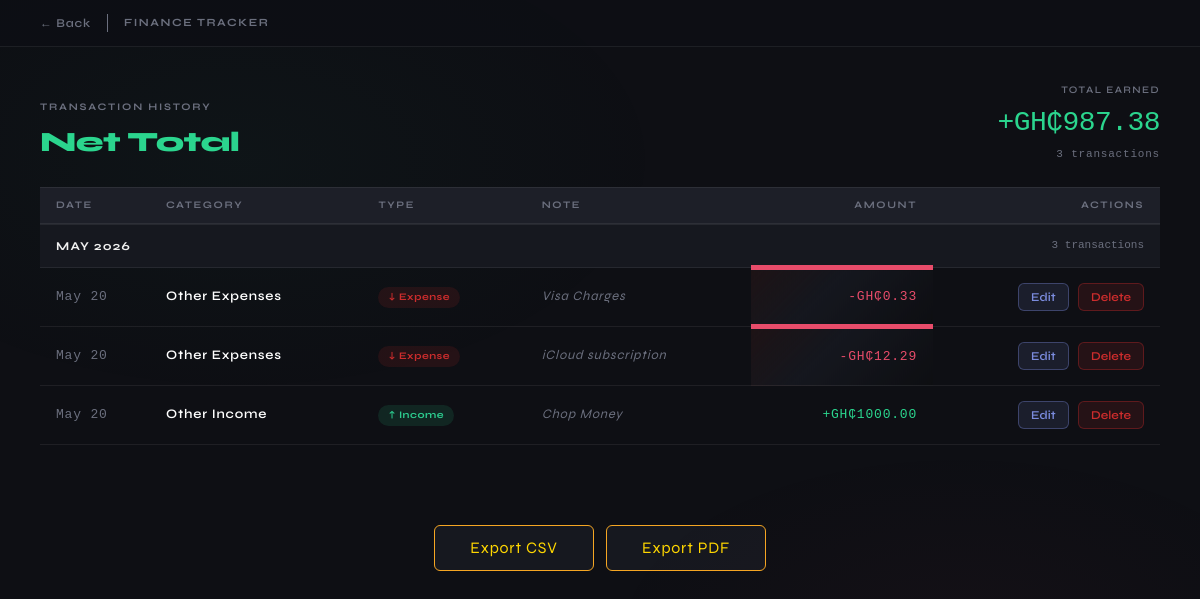
Screenshot of /transaction-history (signed in) with the database file from the repository.
### main.py (models this page shows)
class Transaction(db.Model):
    id = db.Column(db.Integer, primary_key=True)
    amount = db.Column(db.Float, nullable=False)
    category = db.Column(db.String(120), nullable=False)
    transaction_type = db.Column(db.String(120), nullable=False)
    month = db.Column(db.String(120), nullable=False)
    year = db.Column(db.String(120), nullable=False)
    dateMonth = db.Column(db.String(120) ,nullable=False)
    note = db.Column(db.String(120), nullable=True)
    user_id = db.Column(db.Integer, db.ForeignKey('user.id'), nullable=False)

### main.py (the view)
@app.route("/transaction-history")
@login_required
def transaction_history():
    filter_type = request.args.get('filter', 'all')
    current_month_str = actual_month(now.month)
    current_year_str = str(now.year)
    last_month_num = 12 if now.month == 1 else now.month - 1
    last_month_year_str = str(now.year - 1) if now.month == 1 else str(now.year)
    last_month_str = actual_month(last_month_num)
    base_query = Transaction.query.filter_by(user_id=current_user.id)
    if filter_type == 'income':
        transactions = base_query.filter_by(transaction_type='income', month=current_month_str,
                                            year=current_year_str).all()
        page_title = "Income"
    elif filter_type == 'expenses':
        transactions = base_query.filter_by(transaction_type='expenses', month=current_month_str,
                                            year=current_year_str).all()
        page_title = "Expenses"
    elif filter_type == 'last_month_income':
        transactions = base_query.filter_by(transaction_type='income', month=last_month_str,
                                            year=last_month_year_str).all()
        page_title = "Last Month Income"
    elif filter_type == 'last_month_expenses':
        transactions = base_query.filter_by(transaction_type='expenses', month=last_month_str,
                                            year=last_month_year_str).all()
        page_title = "Last Month Expenses"
    else:  # 'net' or 'all'
        transactions = base_query.all()
        page_title = "Net Total"
    transactions.sort(key=lambda x: x.id, reverse=True)
    return render_template("transaction-history.html", transactions=transactions, page_title=page_title,
                           filter_type=filter_type)

### main.py (called while the page is built)
def actual_month(fig:int) -> str:
    num:int = fig - 1
    month_string:str = monthStr[num]
    return month_string

@login_manager.user_loader
def load_user(user_id):
    return User.query.get(int(user_id))

### templates/transaction-history.html (shortened to what this page needs)
<!doctype html>
<html lang="en">
  <head>
    <link rel="stylesheet" href="{{ url_for('static', filename='bootstrap.min.css') }}" />
    <link rel="stylesheet" href="{{ url_for('static', filename='history.css') }}" />
    <link rel="stylesheet" href="{{ url_for('static', filename='styles.css') }}" />
  </head>
  <body>
    <div class="topbar">
      <div class="topbar-left">
        <a class="back-btn" href="{{ url_for('home') }}">← Back</a>
        <span class="topbar-brand">FINANCE TRACKER</span>
      </div>
    </div>
    {% set income_list = transactions | selectattr('transaction_type', 'equalto', 'income') | list %}
    {% set expense_list = transactions | selectattr('transaction_type', 'equalto', 'expenses') | list %}
    {% set total_income = income_list | sum(attribute='amount') %}
    {% set total_expenses = expense_list | sum(attribute='amount') %}
    {% if filter_type in ['income', 'last_month_income'] %}
      {% set display_total = total_income %}
      {% set sign = '+' %}
      {% set color_class = 'income' %}
    {% elif filter_type in ['expenses', 'last_month_expenses'] %}
      {% set display_total = total_expenses %}
      {% set sign = '-' %}
      {% set color_class = 'expense' %}
    {% else %}
      {% set display_total = total_income - total_expenses %}
      {% set sign = '+' if display_total >= 0 else '' %}
      {% set color_class = 'income' if display_total >= 0 else 'expense' %}
    {% endif %}
    <div class="page-header">
      <div class="page-title-group">
        <div class="page-eyebrow">Transaction History</div>
        <div class="page-title {{ color_class }}s">{{ page_title }}</div>
      </div>
      <div class="page-summary">
        <div class="summary-label">{{ 'Balance' if filter_type == 'net' else ('Total Earned' if color_class == 'income' else 'Total Spent') }}</div>
        <div class="summary-total {{ color_class }}s">
          {{ sign }}GH₵{{ "%.2f"|format(display_total) }}
        </div>
        <div class="summary-count">{{ transactions | length }} transactions</div>
      </div>
    </div>
    <div class="table-wrap">
      {% if transactions %}
        {% set ns = namespace(current_month='', current_year='') %}
        <table>
          <thead>
            <tr class="col-headers">
              <th>Date</th>
              <th>Category</th>
              <th>Type</th>
              <th>Note</th>
              <th class="right">Amount</th>
              <th class="right">Actions</th>
            </tr>
          </thead>
          <tbody>
            {% for t in transactions %}
              {% if t.month != ns.current_month or t.year|string != ns.current_year %}
                {% set ns.current_month = t.month %}
                {% set ns.current_year = t.year|string %}
                {% set month_txns = transactions | selectattr('month', 'equalto', t.month) | selectattr('year', 'equalto', t.year) | list %}
                <tr class="month-group">
                  <td colspan="4">{{ t.month }} {{ t.year }}</td>
                  <td colspan="2" class="month-count-col">{{ month_txns | length }} transactions</td>
                </tr>
              {% endif %}
              <tr class="data-row">
                <td class="date-cell">{{ t.dateMonth }}</td>
                <td class="category-cell">{{ t.category }}</td>
                <td>
                  <span class="type-pill {{ 'income' if t.transaction_type == 'income' else 'expense' }}">
                    {{ '↑ Income' if t.transaction_type == 'income' else '↓ Expense' }}
                  </span>
                </td>
                <td class="note-cell">{{ t.note or '—' }}</td>
                <td class="amount-cell {{ 'income' if t.transaction_type == 'income' else 'expense' }}s">
                  {{ '+' if t.transaction_type == 'income' else '-' }}GH₵{{ "%.2f"|format(t.amount) }}
                </td>
                <td class="actions-cell">
                  <button type="button" class="btn-edit"
                          data-id="{{ t.id }}"
                          data-amount="{{ t.amount }}"
                          data-category="{{ t.category }}"
                          data-type="{{ t.transaction_type }}"
                          data-note="{{ t.note }}"
                          onclick="openEditModalSafely(this)">
                    Edit
                  </button>
                  <form action="{{ url_for('delete_transaction', tx_id=t.id) }}" method="POST"
                        style="display:inline; margin:0;"
                        onsubmit="return confirm('Are you sure you want to delete this transaction?');">
                    <button type="submit" class="btn-delete">Delete</button>
                  </form>
                </td>
              </tr>
            {% endfor %}
          </tbody>
        </table>
      {% else %}
        <div class="empty">
          <div class="empty-icon">📭</div>
          <p>No transactions found for this category.</p>
        </div>
      {% endif %}
    </div>
    <div class="export-row">
      <a href="{{ url_for('export') }}" class="export btn">Export CSV</a>
      <a href="{{ url_for('export_pdf') }}" class="export btn">Export PDF</a>
    </div>
  </body>
</html>

### static/history.css (style rules this page uses)
*, *::before, *::after { box-sizing: border-box; margin: 0; padding: 0; }
body { background: #0e0f14; font-family: "Syne", sans-serif; color: #f0f0f0; min-height: 100vh; }
body::before { content: ""; position: fixed; inset: 0; background: radial-gradient( ellipse 60% 50% at 20% 20%, rgba(45, 204, 143, 0.03) 0%, transparent 60% ), radial-gradient( ellipse 50% 40% at 80% 80%, rgba(232, 76, 106, 0.03) 0%, transparent 60% ); pointer-events: none; z-index: 0; }
.topbar { position: sticky; top: 0; z-index: 100; background: rgba(14, 15, 20, 0.85); border-bottom: 1px solid rgba(255, 255, 255, 0.07); display: flex; align-items: center; justify-content: space-between; padding: 14px 40px; }
.topbar-left { display: flex; align-items: center; gap: 16px; }
.back-btn { display: flex; align-items: center; gap: 6px; font-size: 12px; font-weight: 600; color: #6b6f7e; cursor: pointer; background: none; border: none; font-family: "Syne", sans-serif; transition: color 0.15s; text-decoration: none; }
.topbar-brand { font-size: 11px; font-weight: 700; letter-spacing: 0.14em; text-transform: uppercase; color: #6b6f7e; }
.page-header { padding: 36px 40px 24px; display: flex; align-items: flex-end; justify-content: space-between; position: relative; z-index: 1; }
.page-eyebrow { font-size: 10px; font-weight: 700; letter-spacing: 0.18em; text-transform: uppercase; color: #6b6f7e; margin-bottom: 6px; }
.page-title { font-size: 28px; font-weight: 800; letter-spacing: -0.02em; color: #2dcc8f; }
.page-summary { text-align: right; }
.summary-label { font-size: 10px; font-weight: 600; letter-spacing: 0.14em; text-transform: uppercase; color: #6b6f7e; margin-bottom: 4px; }
.summary-total { font-family: "DM Mono", monospace; font-size: 28px; font-weight: 500; color: #2dcc8f; letter-spacing: -0.02em; }
.summary-count { font-size: 11px; color: #6b6f7e; font-family: "DM Mono", monospace; margin-top: 2px; }
.table-wrap { padding: 0 40px 40px; position: relative; z-index: 1; }
table { width: 100%; border-collapse: collapse; }
.col-headers { border-top: 1px solid rgba(255, 255, 255, 0.07); border-bottom: 1px solid rgba(255, 255, 255, 0.07); background: #1d1f28; }
.col-headers th { padding: 10px 16px; font-size: 10px; font-weight: 700; letter-spacing: 0.16em; text-transform: uppercase; color: #6b6f7e; text-align: left; }
.col-headers th.right { text-align: right; }
tbody tr.data-row { border-bottom: 1px solid rgba(255, 255, 255, 0.07); transition: background 0.15s; cursor: default; }
tbody tr.data-row td { padding: 15px 16px; font-size: 13px; vertical-align: middle; }
.date-cell { font-family: "DM Mono", monospace; font-size: 12px; color: #6b6f7e; white-space: nowrap; width: 110px; }
.category-cell { font-weight: 600; }
.type-pill { display: inline-flex; align-items: center; gap: 4px; padding: 3px 10px; border-radius: 20px; font-size: 10px; font-weight: 700; letter-spacing: 0.05em; white-space: nowrap; }
.type-pill.income { border-top: none; background: rgba(45,204,143,0.12); color: #2dcc8f; }
.type-pill.expense { background: rgba(204, 45, 45, 0.12); color: #cc2d2d; }
.note-cell { font-size: 12px; color: #6b6f7e; font-style: italic; max-width: 200px; overflow: hidden; text-overflow: ellipsis; white-space: nowrap; }
.amount-cell { font-family: "DM Mono", monospace; font-size: 14px; font-weight: 500; text-align: right; white-space: nowrap; }
.export { border: 1px solid #f5a623; color: gold; display: block; background: #16181f; width: 200px; margin: 10px auto; }
.incomes { color: #2bd58e; }

### static/styles.css (style rules this page uses)
* { margin: 0; padding: 0; box-sizing: border-box; }
body { font-family: 'Syne', sans-serif; background-color: #0e0f14; height: 100vh; color: #fff; letter-spacing: 0.05em; }
a { text-decoration: none; color: inherit; }
.income { border-top: 5px solid #2bd58e; background: linear-gradient(135deg, rgba(43, 213, 142, 0.08) 0%, #15171e 40%, #0d0e12 100%); color: #2bd58e; }
.expenses { border-top: 5px solid #e84c6a; background: linear-gradient(135deg, rgba(213, 68, 43, 0.08) 0%, #15171e 40%, #0d0e12 100%); color: #e84c6a; }

### rows the page displays
Transaction: month "MAY", year "2026", month_txns "3", dateMonth "May 20", category "Other Expenses", transaction_type "↓ Expense", note "Visa Charges", transaction_type "-", amount "0.33"
Transaction: dateMonth "May 20", category "Other Expenses", transaction_type "↓ Expense", note "iCloud subscription", transaction_type "-", amount "12.29"
Transaction: dateMonth "May 20", category "Other Income", transaction_type "↑ Income", note "Chop Money", transaction_type "+", amount "1000.00"

### other values shown
{{ page_title }} "Net Total"
{{ sign }} "+"
{{ "%.2f"|format(display_total) }} "987.38"
{{ transactions | length }} "3"
